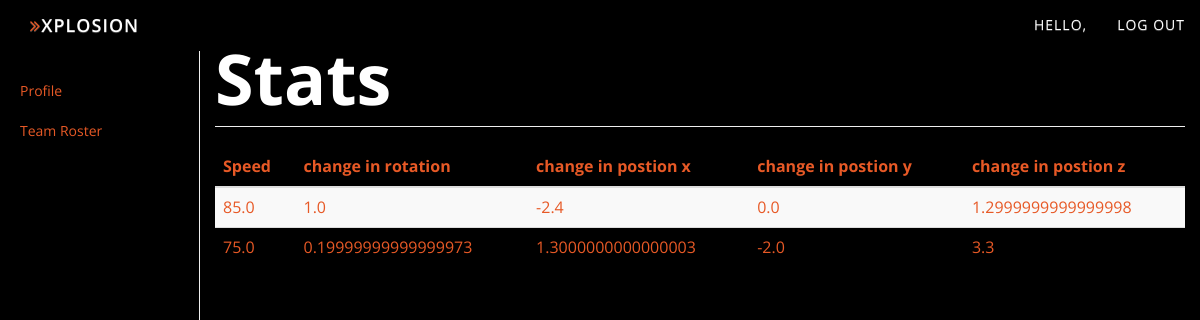
/Coach/Player/View/2/, run on an earlier commit of the app's database.
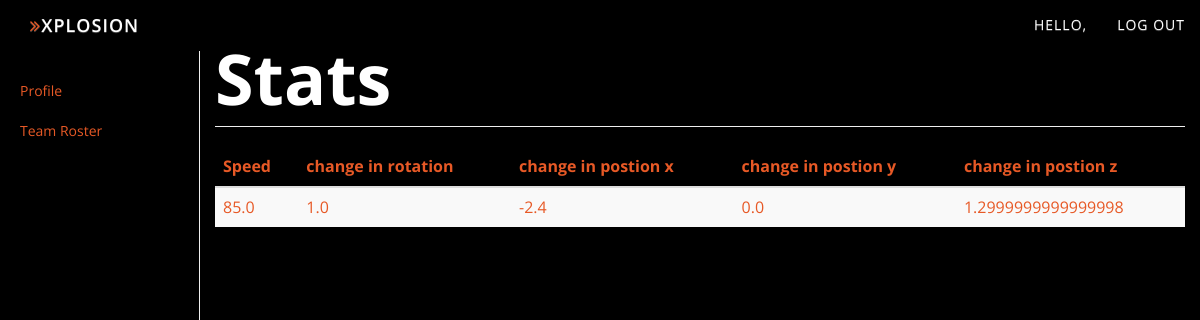
And on a later commit of the database.
### accounts/models.py (models this page shows, shortened)
class Swings(models.Model):
    player = models.ForeignKey(Players, on_delete=models.CASCADE)
    timestamp= models.DateTimeField(default=datetime.now)
    start_rot = models.FloatField()
    end_rot = models.FloatField()
    start_pos_x = models.FloatField()
    end_pos_x = models.FloatField()
    start_pos_y = models.FloatField()
    end_pos_y = models.FloatField()
    start_pos_z = models.FloatField()
    end_pos_z = models.FloatField()
    speed = models.FloatField()

### accounts/views.py (the view)
# urls.py: url(r'^Coach/Player/View/(?P<player_id>[0-9]+)/$', views.Coach_Profile_Player_View,name='Coach_Player_View'),
def Coach_Profile_Player_View(request,player_id):
    try:
        player= models.Players.objects.get(id=player_id).swings_set.all()
        players= models.Players.objects.get(id=player_id).swings_set.all()
        arraySize = len(player)
        distanceList = [arraySize]
    except models.Players.DoesNotExist:
        raise Http404("Player Does not exist")
    for player in player:
        vector=math.sqrt(((player.start_pos_x-player.end_pos_x)**2)+((player.start_pos_y-player.end_pos_y)**2)+((player.start_pos_z-player.end_pos_z)**2))
        distanceList.append(vector)
    args={'player':players, 'vector':distanceList}
    return render(request, 'profile/Profile_Coach_Player_View.html', args)

### accounts/templates/profile/Profile_Coach_Player_View.html
{% extends 'profile/header.html' %}
{% block content %}
  <body style="background-color:#000">
    {% include 'profile/Navbar.html' %}
    <div class="container-fluid">
      <div class="row">
       {% include 'profile/Sidebar.html' %}
        <div class="col-sm-9 col-sm-offset-3 col-md-10 col-md-offset-2 main">
          <h1 class="page-header" style="color:#fff; font-size:5em">{{ pname.first_name }} Stats</h1>
          <div class="table-responsive">
            <table class="table table-striped" style="color:#E75926">
              <thead>
                <tr>
                  <th>Speed</th>
                  <th>change in rotation</th>
                  <th>change in postion x</th>
                  <th>change in postion y</th>
                  <th>change in postion z</th>
                </tr>
              </thead>
              <tbody>
              {% for player in player%}
                  {% load mathfilters %}
                <tr>
                  <td style="color: white;"><a>{{ player.speed }}</a></td>
                  <td><a>{{ player.start_rot|sub:player.end_rot }}</a></td>
                  <td><a>{{ player.start_pos_x|sub:player.end_pos_x}}</a></td>
                  <td><a>{{ player.start_pos_y|sub:player.end_pos_y}}</a></td>
                  <td><a>{{ player.start_pos_z|sub:player.end_pos_z}}</a></td>
                </tr>
              {% endfor %}
              </tbody>
            </table>
          </div>
          </div>
        </div>
      </div>
  </body>
{% endblock %}

What changed in the data, as far as the page shows it:
removed Swings: speed "75.0", start_rot|sub "0.19999999999999973", start_pos_x|sub "1.3000000000000003", start_pos_y|sub "-2.0", start_pos_z|sub "3.3"
